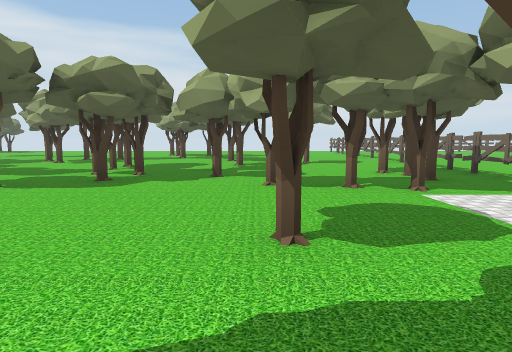
[1] (above)

23 first-person views from a walk through a scene from a Unity 3-D project. The camera is 1.3 m above the floor, tilts 6° down and sees 75° across. The floor is counted in squares, 2 m on a side. Each view is taken from the middle of a square. On the plan, view 1 faces up. The plan holds only what a view shows up to about 10 squares ahead; the rest is blank. The place goes on beyond the plan. The player character is not drawn. Some animated figures are not drawn. Some surface patterns are stand-ins.

[2]
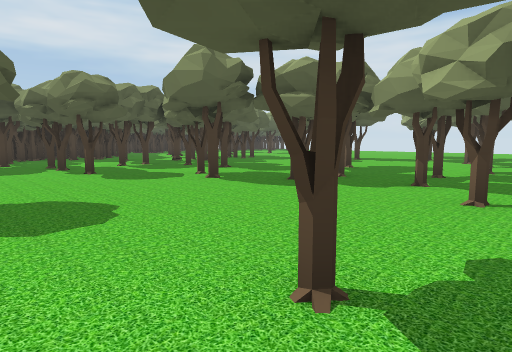

[3]
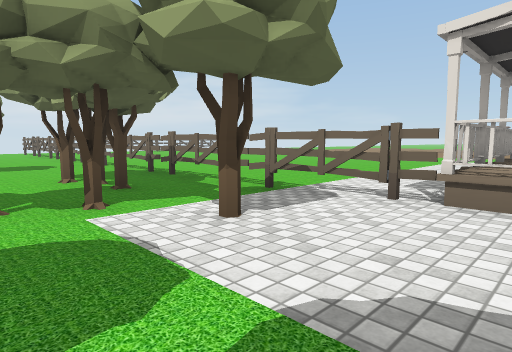

[4]
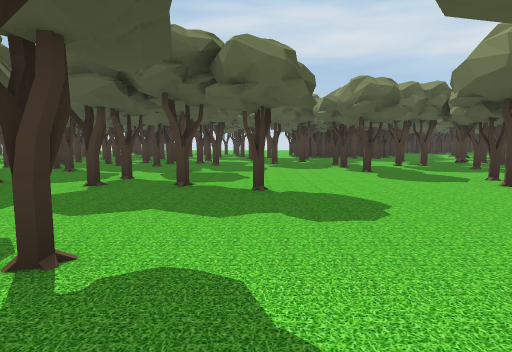

[5]
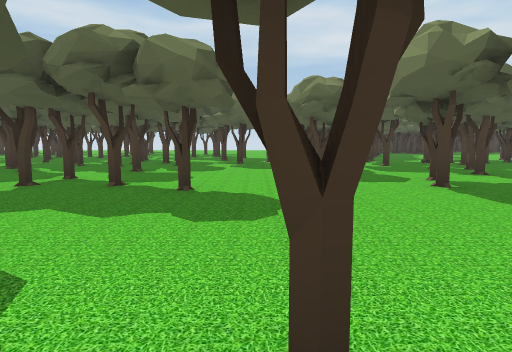

[6]
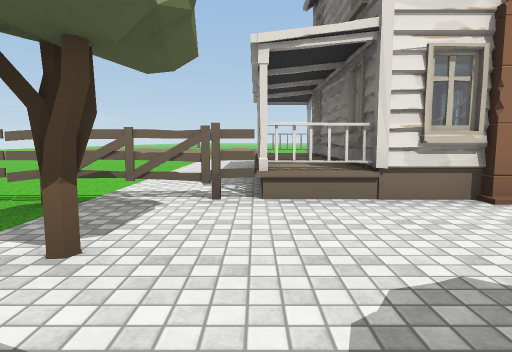

[7]
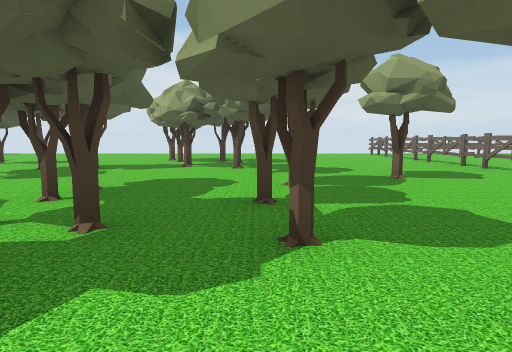

[8]
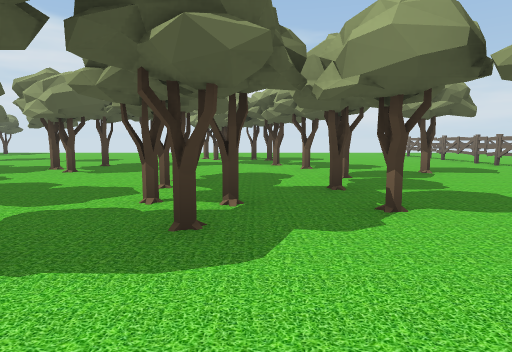

[9]
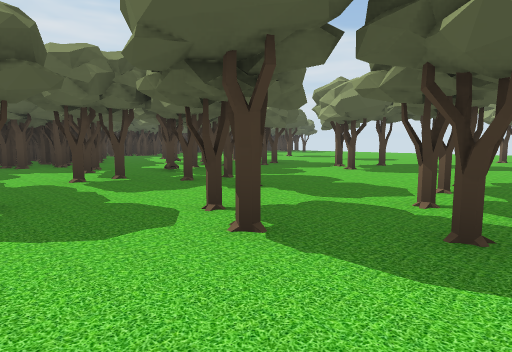

[10]
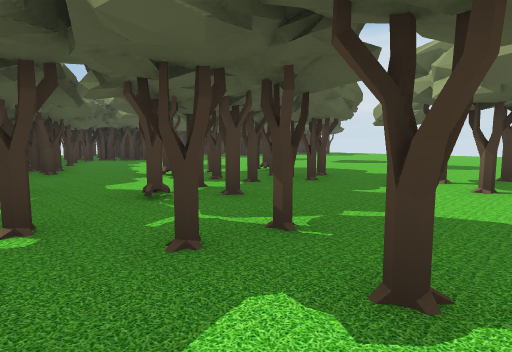

[11]
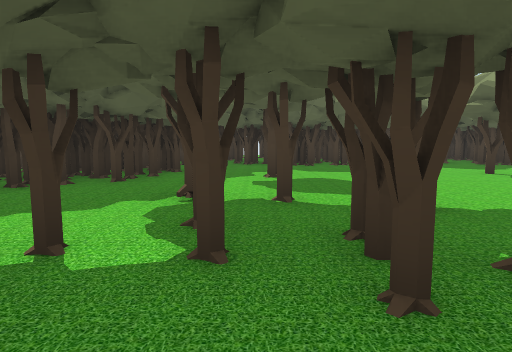

[12]
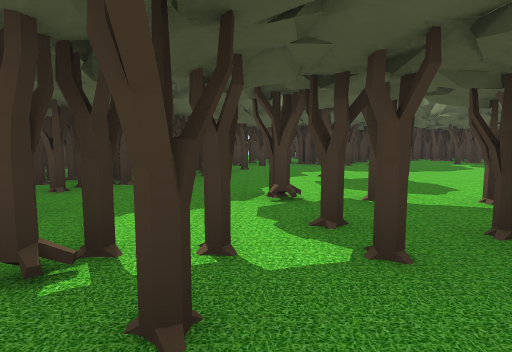

[13]
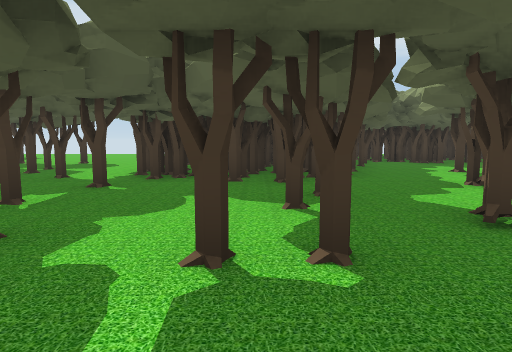

[14]
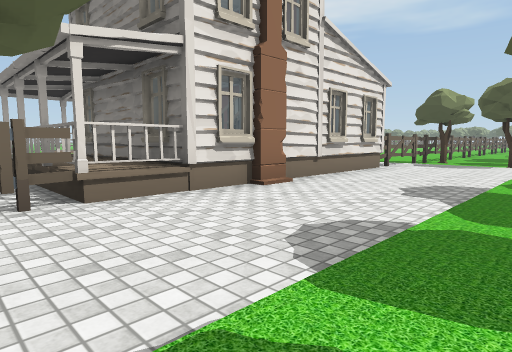

[15]
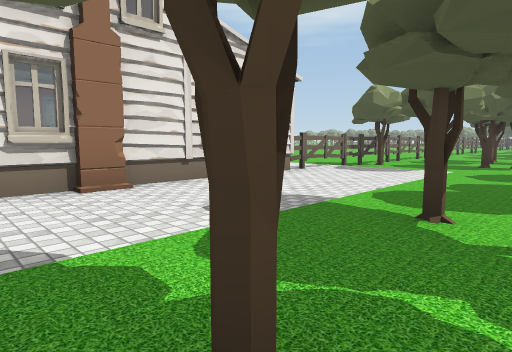

[16]
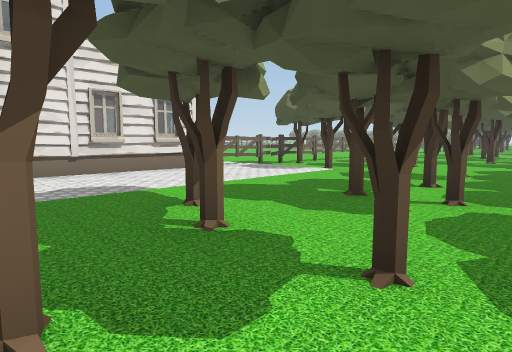

[17]
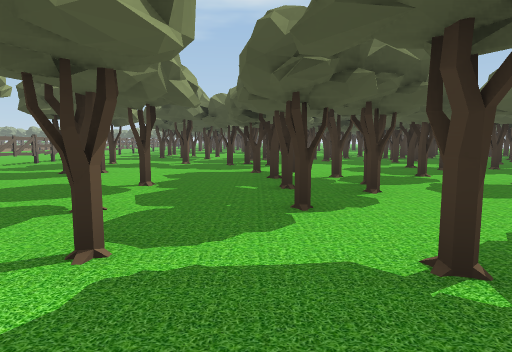

[18]
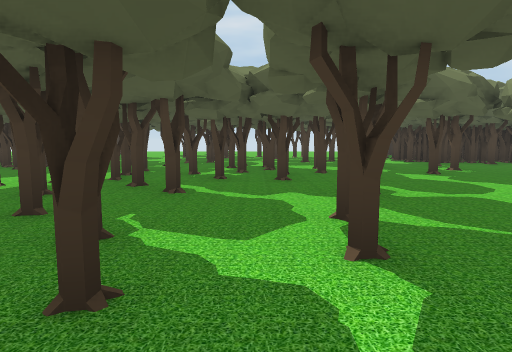

[19]
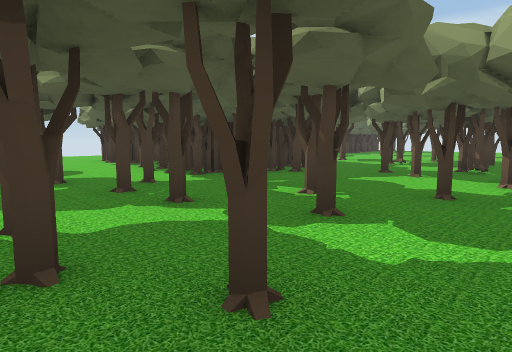

[20]
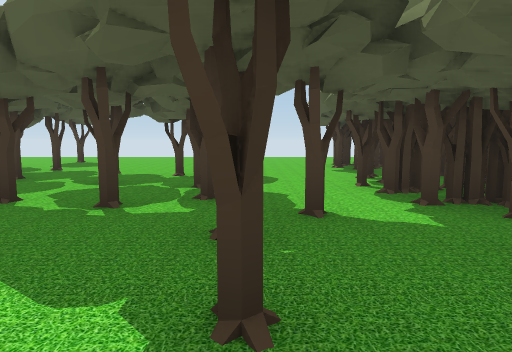

[21]
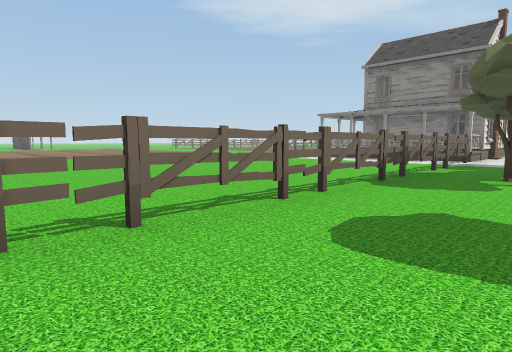

[22]
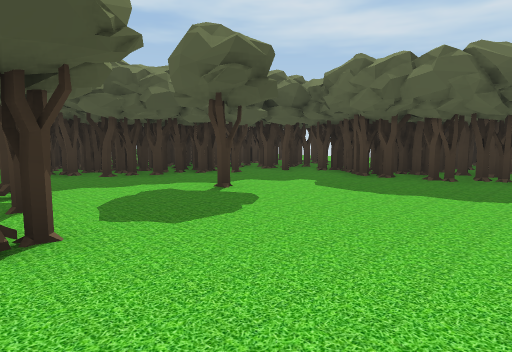

[23]
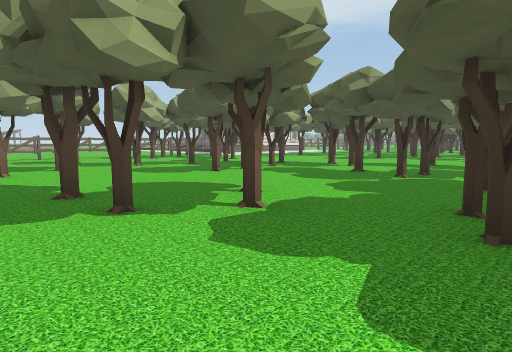

### Floor plan
Key: @ floor where view 1 was taken; # wall or solid block; x gap in a wall; . floor; O other object.
Columns run from 17 left of view 1 to 9 right of it. Each row starts with its distance up from view 1.
 13 .O.O..........#......O..
 12 #..........#....#....O.....
 11 ##.....O..#..........O.....
 10 ##......O..#.......#.O.....
  9 #...#...x........#...O.....
  8 #O#...O.##....#.#....O.....
  7 #####...OO#.........#O.....
  6    ###.####.#.......#O.....
  5     ##..##...#.......O.....
  4 ######.............#.O.....
  3 #.####....x#.........O.....
  2 ........#........#...OOOOOO
  1 .......#......#.......OOOO
  0  .x#x....#...#..#@#...O  O
 -1 .......##...x#..##....OO O
 -2 .#....####........#...OOOO
 -3 ..#. #####.#..#.......O O
 -4 ..   ########...##...OOOO
 -5         ####...#.#...O.
 -6           # .........O.
 -7             .#...#.#.O.
 -8           ..#.##.....O.
 -9           ....##...#.O
-10          x##.........O
-11         #..... #.....O.
-12           .#.. ..#.# O.

Where each view was taken, in squares from view 1:
view 1: 0 up, 0 right, facing up
view 2: 1 up, 1 right, facing up-left
view 3: 1 up, 1 right, facing up-right
view 4: 1 up, 1 right, facing left
view 5: 2 up, 1 right, facing left
view 6: 2 up, 1 right, facing right
view 7: 4 up, 1 left, facing up
view 8: 3 up, 2 left, facing up
view 9: 3 up, 2 left, facing up-left
view 10: 5 up, 5 left, facing up-left
view 11: 9 up, 7 left, facing left
view 12: 8 up, 7 left, facing left
view 13: 5 up, 6 left, facing left
view 14: 3 up, 1 right, facing down-right
view 15: 1 up, 0 right, facing down-right
view 16: 0 up, 2 left, facing down-right
view 17: 2 down, 2 left, facing down
view 18: 2 down, 2 left, facing left
view 19: 1 down, 7 left, facing up-left
view 20: 1 up, 9 left, facing left
view 21: 13 up, 2 right, facing down-right
view 22: 13 up, 10 left, facing down-left
view 23: 13 up, 9 left, facing down-right
